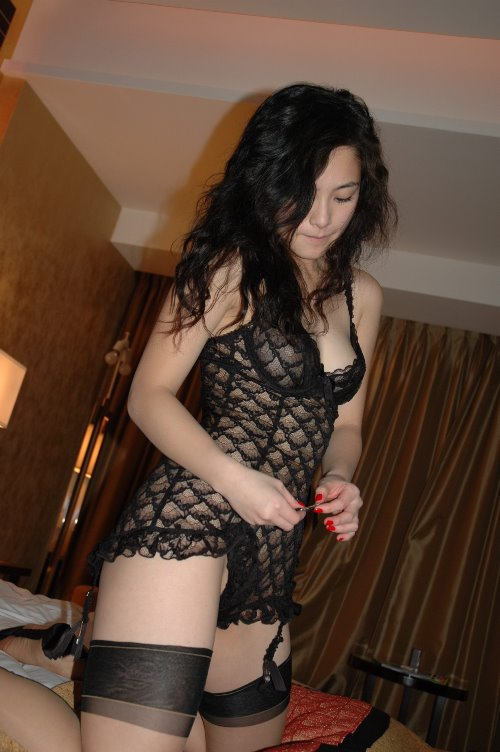
//> input picture opencv3_prog/test_opencv/1.jpg, 500 x 752 px
$ ./thres ../test_opencv/1.jpg   (built with g++ and OpenCV 4)
//> lines starting //> are read from the running program, lines starting //| are printed output that depends on the picture
#include <opencv2/opencv.hpp>
#include <opencv2/imgproc/imgproc.hpp>
#include <opencv2/highgui/highgui.hpp>
#include <iostream>

using namespace std;
using namespace cv;

#define WINDOW_NAME "window"

int g_nThresholdValue = 100;
int g_nThresholdType = 3;
Mat g_srcImage, g_grayImage, g_dstImage;

static void ShowHelpText();
void on_Threshold(int, void*);

int main(int argc, char** argv) {
    if(argc != 2) {
        cout << "usage: filter path_of_image." << endl;
        return 1;
    }
    g_srcImage = imread(argv[1]);
//> g_srcImage is the input picture: 752 rows x 500 cols, CV_8UC3; mean B, G, R 54.3, 68.5, 91.9
    cvtColor(g_srcImage, g_grayImage, COLOR_RGB2GRAY);
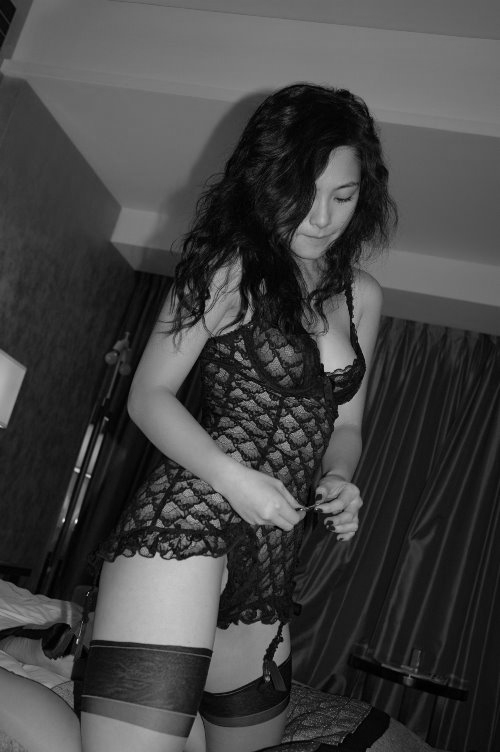
//> g_grayImage: 752 rows x 500 cols, CV_8UC1; min 0, max 243, mean 66.9
    namedWindow(WINDOW_NAME, WINDOW_AUTOSIZE);

    createTrackbar("mode",WINDOW_NAME,&g_nThresholdType,4,on_Threshold);
    createTrackbar("param",WINDOW_NAME,&g_nThresholdValue,255,on_Threshold);

    on_Threshold(0,0);
//> in on_Threshold, `threshold(g_grayImage, g_dstImage, g_nThresholdValue, 255, g_nThreshol..`:
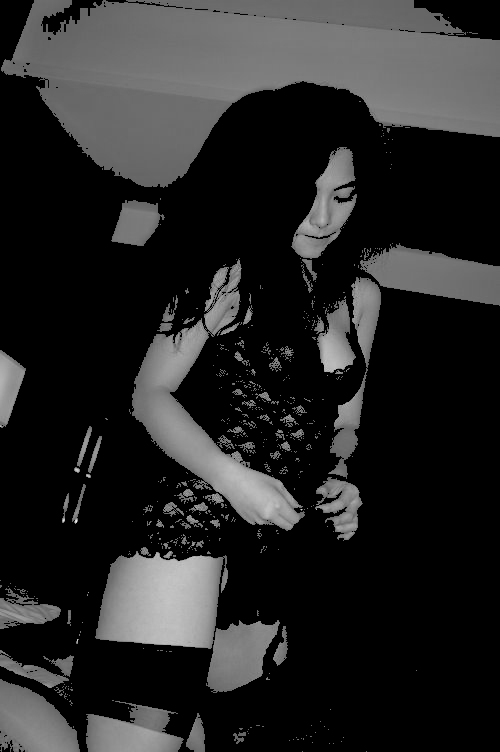
//> g_dstImage: 752 rows x 500 cols, CV_8UC1; min 0, max 243, mean 38.9

    while(true) {
        int key = waitKey(20);
//> the Esc key is pressed
        if((char)key == 27) {break;}
    }
    return 0;
}

void on_Threshold(int, void*) {
    threshold(g_grayImage, g_dstImage, g_nThresholdValue, 255, g_nThresholdType);
    imshow(WINDOW_NAME, g_dstImage);
}
